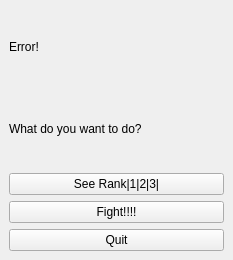
<?xml version="1.0" encoding="UTF-8"?>
<ui version="4.0">
 <class>MainWindow</class>
 <widget class="QMainWindow" name="MainWindow">
  <property name="geometry">
   <rect>
    <x>0</x>
    <y>0</y>
    <width>233</width>
    <height>260</height>
   </rect>
  </property>
  <property name="windowTitle">
   <string>PSR_ol</string>
  </property>
  <widget class="QWidget" name="centralwidget">
   <layout class="QVBoxLayout" name="verticalLayout">
    <item>
     <widget class="QLabel" name="label">
      <property name="text">
       <string>Error! </string>
      </property>
     </widget>
    </item>
    <item>
     <widget class="QLabel" name="labelInstruction">
      <property name="text">
       <string>What do you want to do? </string>
      </property>
     </widget>
    </item>
    <item>
     <widget class="QPushButton" name="buttonRank">
      <property name="text">
       <string>See Rank|1|2|3|</string>
      </property>
     </widget>
    </item>
    <item>
     <widget class="QPushButton" name="buttonFight">
      <property name="text">
       <string>Fight!!!!</string>
      </property>
     </widget>
    </item>
    <item>
     <widget class="QPushButton" name="buttonQuit">
      <property name="text">
       <string>Quit</string>
      </property>
     </widget>
    </item>
   </layout>
  </widget>
 </widget>
 <resources/>
 <connections>
  <connection>
   <sender>buttonRank</sender>
   <signal>clicked()</signal>
   <receiver>MainWindow</receiver>
   <slot>transfer_Rank()</slot>
   <hints>
    <hint type="sourcelabel">
     <x>98</x>
     <y>169</y>
    </hint>
    <hint type="destinationlabel">
     <x>205</x>
     <y>148</y>
    </hint>
   </hints>
  </connection>
  <connection>
   <sender>buttonQuit</sender>
   <signal>clicked()</signal>
   <receiver>MainWindow</receiver>
   <slot>exit()</slot>
   <hints>
    <hint type="sourcelabel">
     <x>138</x>
     <y>232</y>
    </hint>
    <hint type="destinationlabel">
     <x>230</x>
     <y>221</y>
    </hint>
   </hints>
  </connection>
  <connection>
   <sender>buttonFight</sender>
   <signal>clicked()</signal>
   <receiver>MainWindow</receiver>
   <slot>transfer_Fight()</slot>
   <hints>
    <hint type="sourcelabel">
     <x>79</x>
     <y>207</y>
    </hint>
    <hint type="destinationlabel">
     <x>220</x>
     <y>75</y>
    </hint>
   </hints>
  </connection>
 </connections>
 <slots>
  <slot>transfer_Rank()</slot>
  <slot>exit()</slot>
  <slot>transfer_Fight()</slot>
 </slots>
</ui>
